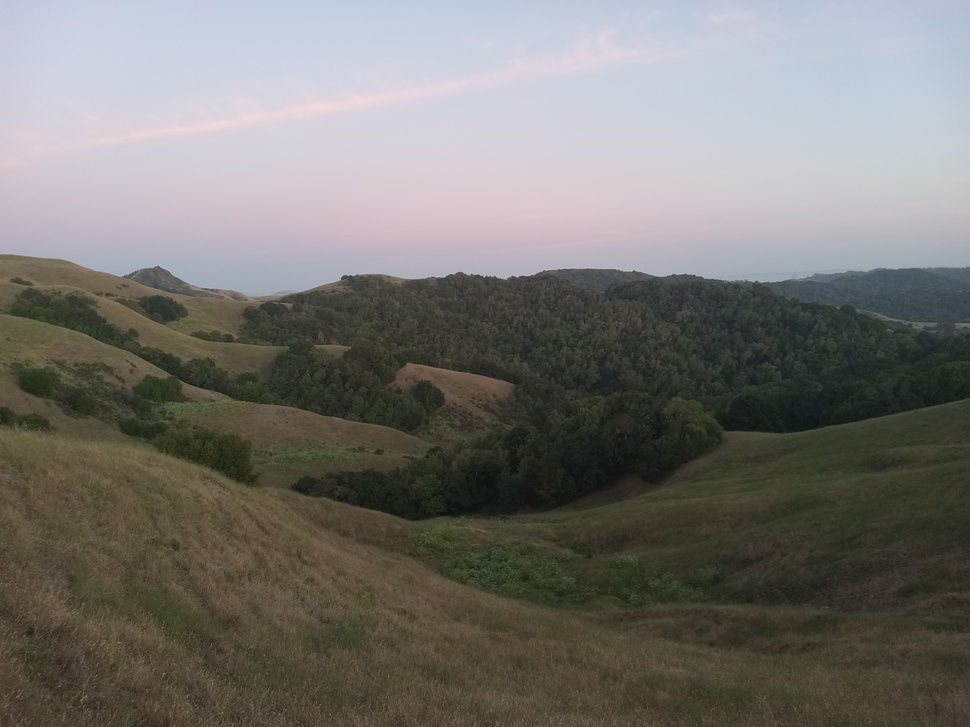
#> input picture rocky_ridge_trail_moraga_california_01jun2026_p4.jpg, 970 x 727 px, shrunk from 4160 x 3120 before the run
$ python invert_image_rgb.py
#> lines starting #> are read from the running program, lines starting #| are printed output that depends on the picture
#########################################################################################
# file: invert_image_rgb.py
# type: Python
# date: 08_JUNE_2026
# author: karbytes
# license: PUBLIC_DOMAIN
#########################################################################################

from PIL import Image
import os

# Define the only function in this program.
def invert_image_rgb(input_image_path, output_image_path):

    print("\n\n--------------------------------")
    print("\n\nThis Python program inverts the RGB color values of each pixel in an image.")
    print("\n\n--------------------------------")

    # Verify that the input file exists.
    if not os.path.isfile(input_image_path):
        print(f"\n\nERROR: Input image not found: {input_image_path}")
        print("\n\n--------------------------------\n\n")
        return

    # Open the image.
    image = Image.open(input_image_path)
#> image is the input picture: PIL image 970x727 RGB; mean R, G, B 117.6, 115.6, 111.3

    # Ensure the image is in RGB mode.
    image = image.convert("RGB")

    width, height = image.size
#> width = 970; height = 727
    pixels = image.load()

    print(f"\n\nProcessing image: {input_image_path}")
    print(f"Image size: {width} x {height}")
#| Image size: 970 x 727

    # Iterate over every pixel.
    for y in range(height):
        for x in range(width):
            r, g, b = pixels[x, y]

            # Invert RGB values.
            inverted_r = 255 - r
            inverted_g = 255 - g
            inverted_b = 255 - b

            pixels[x, y] = (inverted_r, inverted_g, inverted_b)
            #end of nested for loop definition

    # Save the modified image.
    image.save(output_image_path)
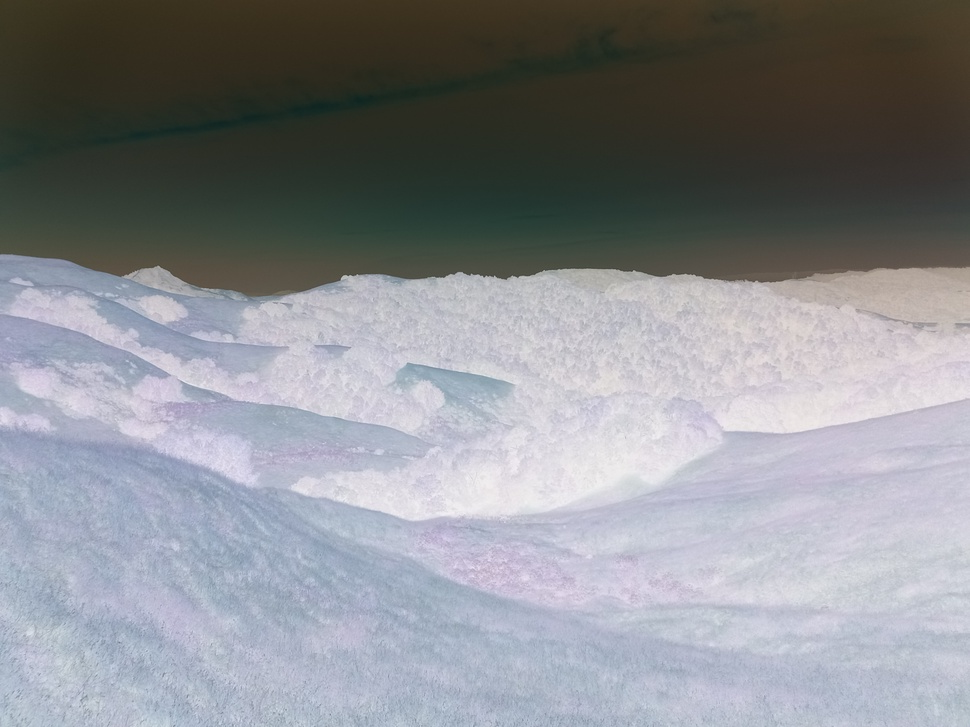
#> saved as rocky_ridge_trail_moraga_california_01jun2026_p4_[inverted_colors].png: PIL image 970x727 RGB; mean R, G, B 137.4, 139.4, 143.7

    print(f"\n\nInverted image written to: {output_image_path}")
    print("\n\n--------------------------------\n\n")
    # end of function definition

# Set file paths.
input_image_path = "rocky_ridge_trail_moraga_california_01jun2026_p4.jpg"      # Replace with your actual image path.
output_image_path = "rocky_ridge_trail_moraga_california_01jun2026_p4_[inverted_colors].png"

# Execute the function defined in this program file.
invert_image_rgb(input_image_path, output_image_path)

$ run again, with rocky_ridge_trail_moraga_california_01jun2026_p0.jpg copied over rocky_ridge_trail_moraga_california_01jun2026_p4.jpg
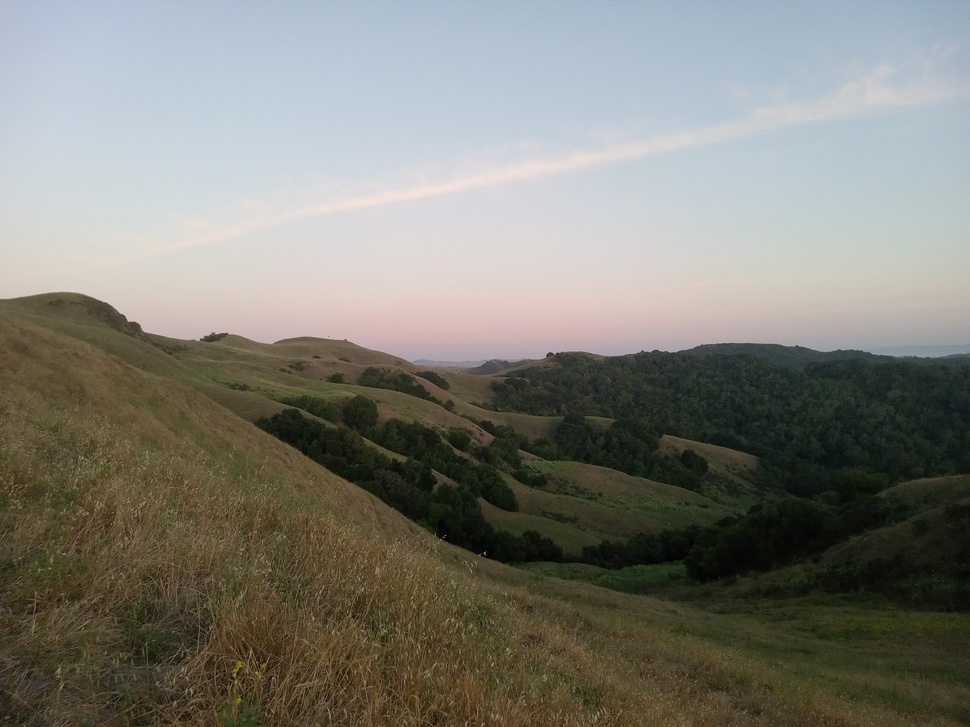
#> input picture rocky_ridge_trail_moraga_california_01jun2026_p0.jpg, 970 x 727 px, shrunk from 4160 x 3120 before the run
#> in invert_image_rgb, image is the input picture: PIL image 970x727 RGB; mean R, G, B 126.3, 125.8, 118.1
#| Image size: 970 x 727
#> in invert_image_rgb, `image.save(output_image_path)`:
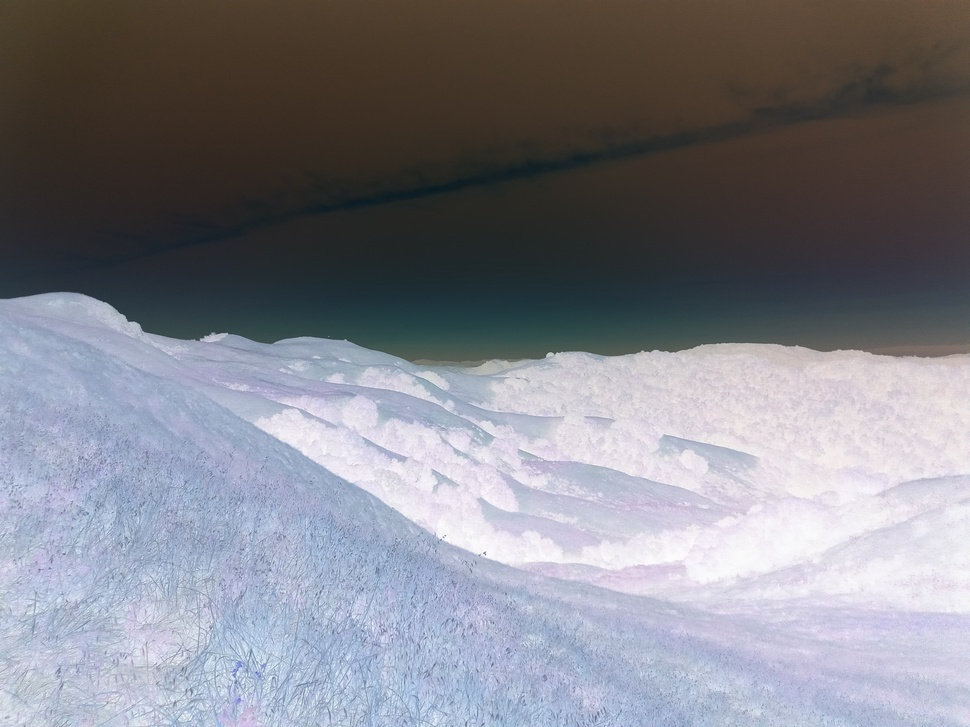
#> saved as rocky_ridge_trail_moraga_california_01jun2026_p4_[inverted_colors].png: PIL image 970x727 RGB; mean R, G, B 128.7, 129.2, 136.9

$ run again, with rocky_ridge_trail_moraga_california_01jun2026_p1.jpg copied over rocky_ridge_trail_moraga_california_01jun2026_p4.jpg
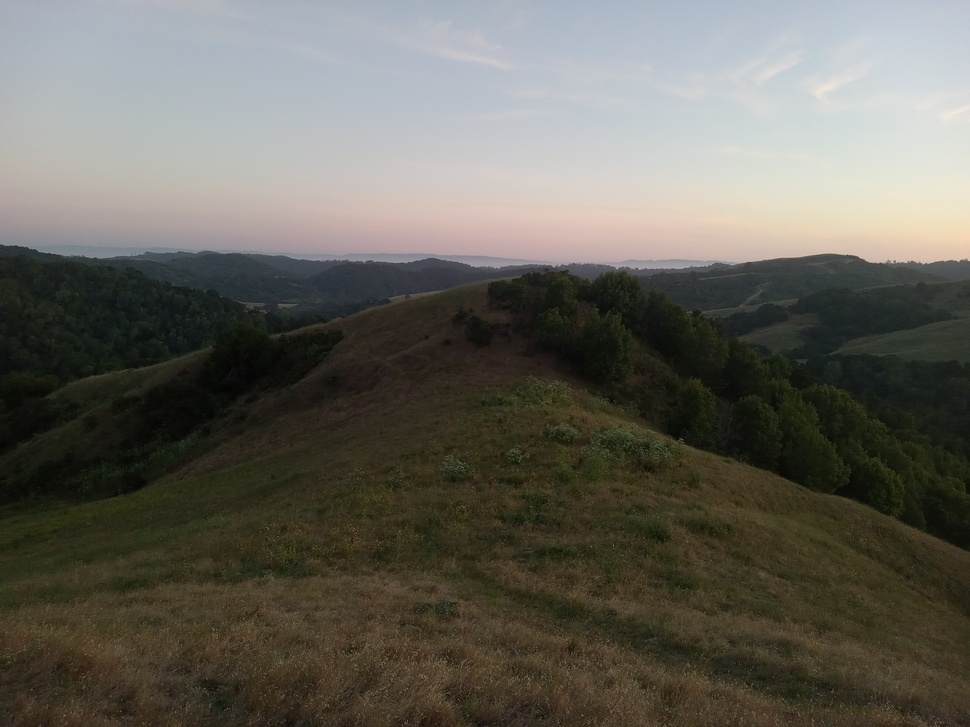
#> input picture rocky_ridge_trail_moraga_california_01jun2026_p1.jpg, 970 x 727 px, shrunk from 4160 x 3120 before the run
#> in invert_image_rgb, image is the input picture: PIL image 970x727 RGB; mean R, G, B 100.2, 98, 89.6
#| Image size: 970 x 727
#> in invert_image_rgb, `image.save(output_image_path)`:
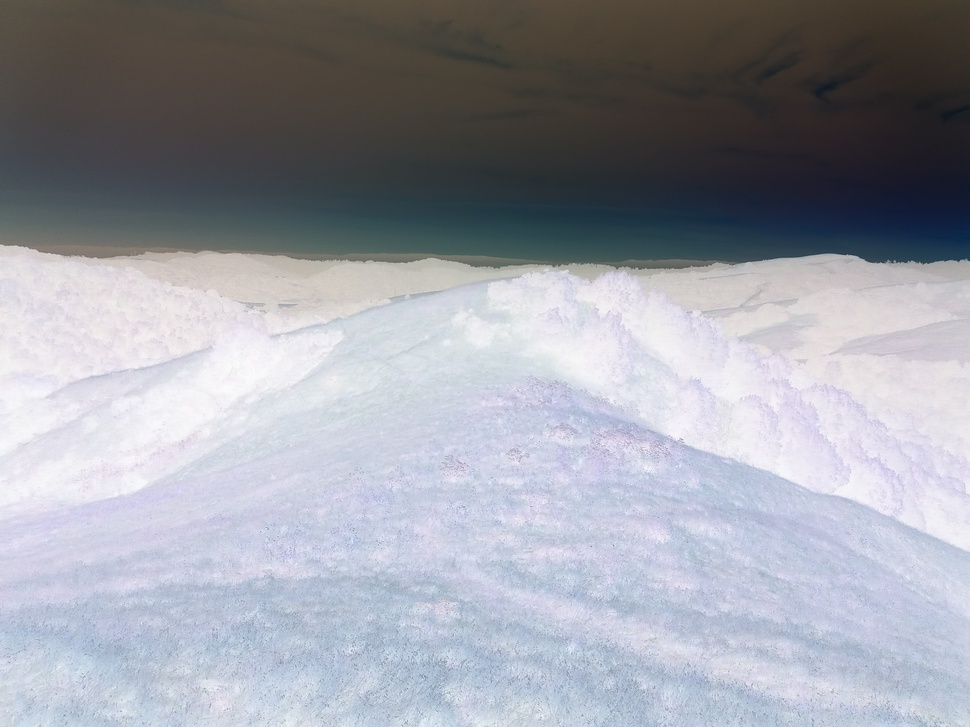
#> saved as rocky_ridge_trail_moraga_california_01jun2026_p4_[inverted_colors].png: PIL image 970x727 RGB; mean R, G, B 154.8, 157, 165.4

$ run again, with rocky_ridge_trail_moraga_california_01jun2026_p5.jpg copied over rocky_ridge_trail_moraga_california_01jun2026_p4.jpg
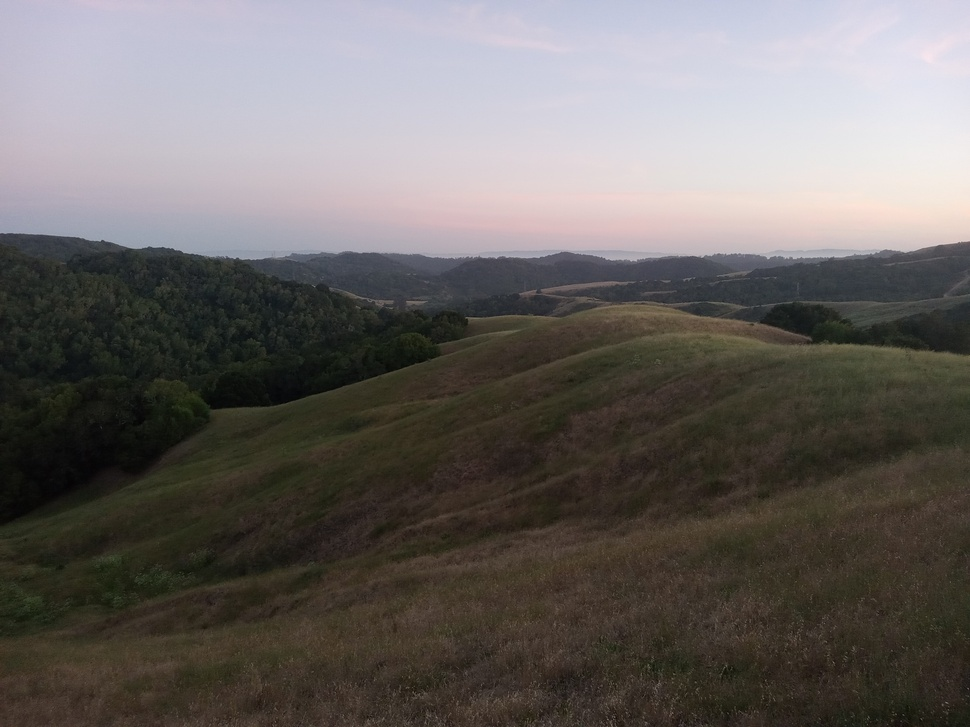
#> input picture rocky_ridge_trail_moraga_california_01jun2026_p5.jpg, 970 x 727 px, shrunk from 4160 x 3120 before the run
#> in invert_image_rgb, image is the input picture: PIL image 970x727 RGB; mean R, G, B 106.4, 101.9, 99.4
#| Image size: 970 x 727
#> in invert_image_rgb, `image.save(output_image_path)`:
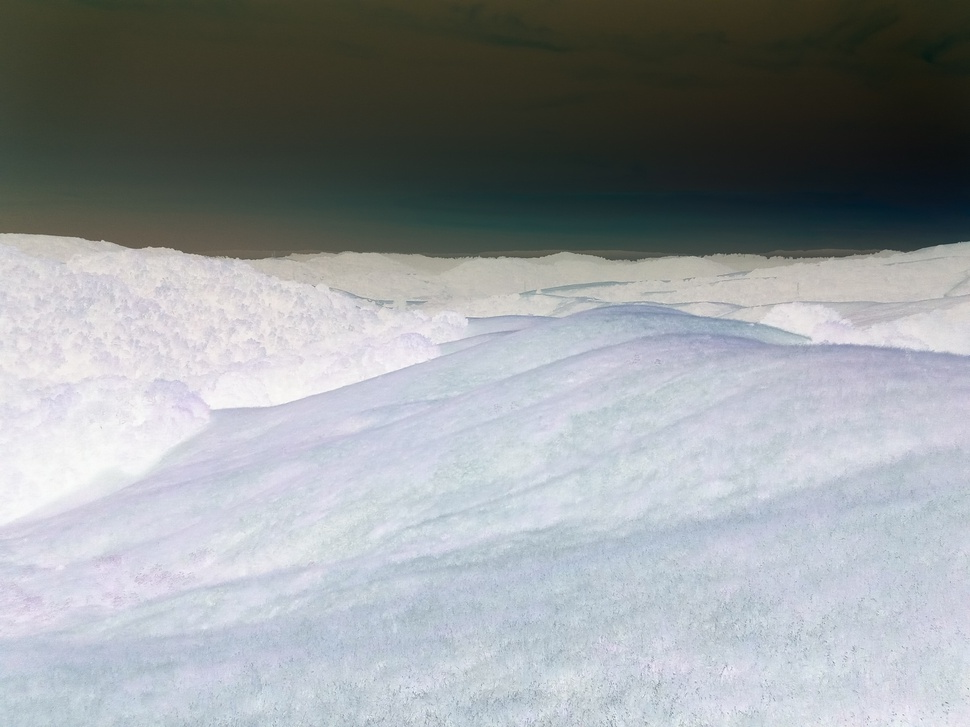
#> saved as rocky_ridge_trail_moraga_california_01jun2026_p4_[inverted_colors].png: PIL image 970x727 RGB; mean R, G, B 148.6, 153.1, 155.6
